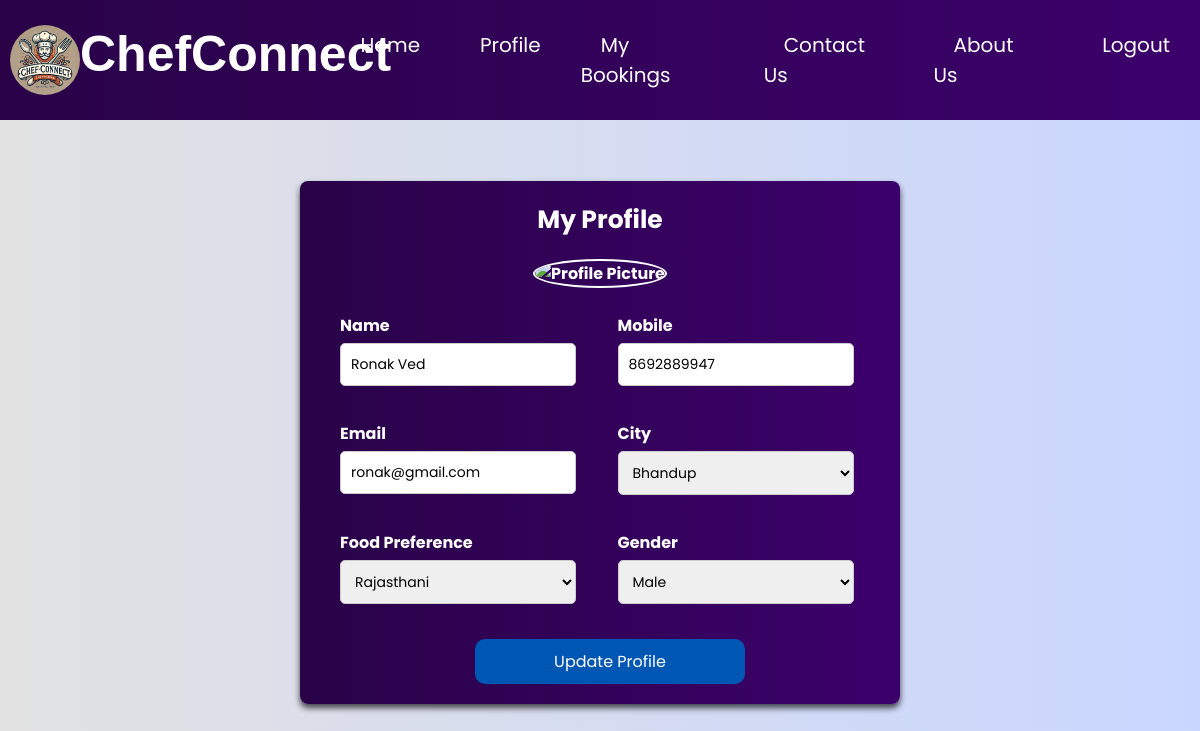
Screenshot of /profile.php (signed in) with the database file from the repository.
### tables this page shows
CREATE TABLE `users` (
  `user_id` int(100) NOT NULL,
  `name` varchar(100) NOT NULL,
  `mobile` varchar(100) NOT NULL,
  `email` varchar(100) NOT NULL,
  `password` varchar(100) NOT NULL,
  `city` varchar(100) NOT NULL,
  `foodpref` varchar(100) NOT NULL,
  `user_pic` varchar(100) NOT NULL,
  `user_gender` varchar(10) NOT NULL
);

### profile.php (the view, shortened to what this page needs)
<?php
include 'config.php';
$user_id = $_SESSION['userdata']['user_id'];
$sql = "SELECT name, mobile, email, city, foodpref, user_pic, user_gender FROM users WHERE user_id = $user_id";
$result = mysqli_query($conn, $sql);
if (mysqli_num_rows($result) > 0) {
    $user_data = mysqli_fetch_assoc($result);
} else {
    echo "User data not found";
}
?>
<!DOCTYPE html>
<html lang="en">
<head>
    <link rel="stylesheet" href="style.css">
</head>
<body>
    <nav class="navbar">
        <div class="comname"><img src="logo.webp" alt="cheflogo">ChefConnect</div>
        <ul class="nav-link">
            <li><a href="index.php">Home</a></li>
            <li><a href="profile.php">Profile</a></li>
            <li><a href="mybooking.php">My Bookings</a></li>
            <li><a href="contact.php">Contact Us</a></li>
            <li><a href="#">About Us</a></li>
            <li><a href="logout.php">Logout</a></li>
        </ul>
    </nav>
    <div class="profile-container">
        <h2 id="prof-head">My Profile</h2>
        <div class="profile-pic-container">
            <label for="profile-pic" class="profile-pic-label">
                <img id="profile-pic-preview" src="<?php echo htmlspecialchars($user_data['user_pic']) ?: 'default-profile-pic.jpg'; ?>" alt="Profile Picture" />
            </label>
        </div>
        <form method="post" enctype="multipart/form-data">
            <div class="profile-form">
                <div class="form-group">
                    <label for="name">Name</label>
                    <input type="text" id="name" name="name" value="<?php echo htmlspecialchars($user_data['name']); ?>" required>
                </div>
                <div class="form-group">
                    <label for="mobile">Mobile</label>
                    <input type="tel" id="mobile" name="mobile" value="<?php echo htmlspecialchars($user_data['mobile']); ?>" readonly>
                </div>
                <div class="form-group">
                    <label for="email">Email</label>
                    <input type="email" id="email" name="email" value="<?php echo htmlspecialchars($user_data['email']); ?>" readonly>
                </div>
                <div class="form-group">
                    <label for="city">City</label>
                    <select id="city" name="city" required>
                        <option value="Bhandup" <?php if ($user_data['city'] == 'Bhandup') echo 'selected'; ?>>Bhandup</option>
                    </select>
                </div>
                <div class="form-group">
                    <label for="foodpref">Food Preference</label>
                    <select id="foodpref" name="foodpref" required>
                        <option value="Rajasthani" <?php if ($user_data['foodpref'] == 'Rajasthani') echo 'selected'; ?>>Rajasthani</option>
                    </select>
                </div>
                <div class="form-group">
                    <label for="user_gender">Gender</label>
                    <select id="user_gender" name="user_gender" required>
                        <option value="Male" <?php if ($user_data['user_gender'] == 'Male') echo 'selected'; ?>>Male</option>
                    </select>
                </div>
                <button id="profile-update-button" type="submit" class="btn" name="update_button">Update Profile</button>
            </div>
        </form>
    </div>
</body>
</html>

### style.css (style rules this page uses)
* { margin: 0; padding: 0; box-sizing: border-box; font-family: 'Poppins', sans-serif; }
body { display: flex; justify-content: center; align-items: center; min-height: 100vh; background: linear-gradient(90deg, #e2e2e2, #c9d6ff); margin: 0; padding: 0; }
.navbar { position: absolute; top: 0; width: 100%; height: 15%; padding: 10px 10px; background: linear-gradient(90deg, #290248, #3c006b); color: #020618; display: flex; align-items: center; justify-content: space-between; }
.navbar .comname img { width: 70px; height: 70px; border-radius: 50px; object-fit: contain; }
.navbar .comname { width: 28%; display: flex; flex-direction: row; justify-content: space-around; align-items: space-around; }
.comname { font-size: 50px; font-family: 'Gill Sans', 'Gill Sans MT', Calibri, 'Trebuchet MS', sans-serif; font-weight: bold; color: #fff; }
.nav-link { display: flex; justify-content: flex-end; gap: 20px; list-style: none; padding: 0; margin: 0; }
.nav-link li { margin: 0; padding: 0; }
.nav-link li a { text-decoration: none; color: #fff; padding: 10px 20px; font-size: 20px; transition: color 0.3s; }
.profile-container { margin-top: 7%; width: 50%; background: linear-gradient(90deg, #290248, #3c006b); border-radius: 8px; box-shadow: 0 4px 6px rgba(0, 0, 0, 0.7); padding: 20px; }
#prof-head { font-size: 25px; color: #fff; text-align: center; margin-bottom: 20px; }
.profile-pic-container { text-align: center; margin-bottom: 20px; }
.profile-pic-label { display: inline-block; cursor: pointer; }
#profile-pic-preview { text-align: center; width: 121px; height: 121px; border-radius: 50%; border: 2px solid #fff; }
.profile-form { display: flex; flex-wrap: wrap; gap: 15px; margin-left: 20px; }
.profile-form .form-group { flex: 1 1 45%; min-width: 200px; }
label { color: #fff; display: block; margin-bottom: 5px; font-weight: bold; }
.profile-form input, .profile-form select, .profile-form textarea { width: 90%; padding: 10px; border: 1px solid #ccc; border-radius: 5px; font-size: 14px; margin-bottom: 20px; transition: all 0.3s ease; }
.btn { background-color: #007bff; color: white; border: none; padding: 10px 15px; font-size: 16px; cursor: pointer; border-radius: 10px; width: 100%; transition: all 0.3s ease; }
#profile-update-button { background-color: #0056b3; color: white; border: none; margin: auto; padding: 10px 15px; font-size: 16px; cursor: pointer; border-radius: 10px; width: 50%; transition: all 0.3s ease; }
label { display: block; margin-bottom: 5px; font-weight: bold; }
input, textarea, select { width: 90%; padding: 10px; border: 1px solid #ccc; border-radius: 5px; font-size: 14px; margin-bottom: 20px; transition: all 0.3s ease; }

### rows the page displays
users: name "Ronak Ved", mobile "8692889947", email "ronak@gmail.com", city "Bhandup"
